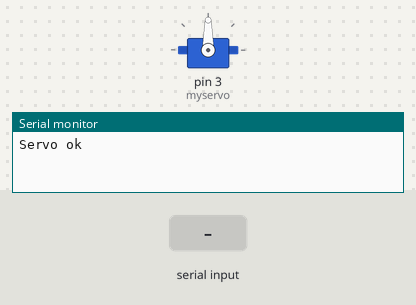
Recording of a sketch running on a simulated Arduino Uno, built with avr-gcc and run on an emulated ATmega328P. Parts: servo, the last lines printed to the serial monitor. The test bench sets the inputs (shaded band).

Above: at 1.2 s.
1.3 s: "1" received over Serial
At 1.7 s:
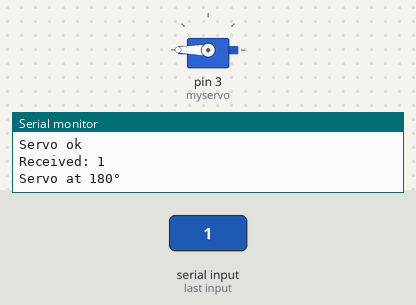
3.3 s: "2" received over Serial
At 3.7 s:
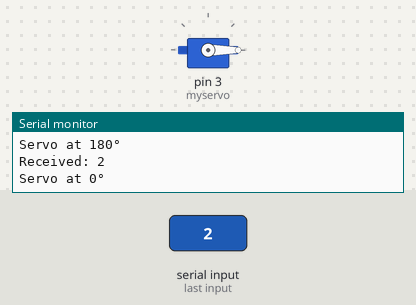
Timing chart, 0 to 6.3 s (numbered marks = the images above; inputs shaded):
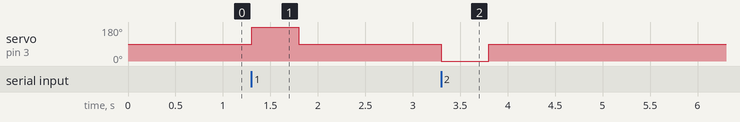

The sketch:

Control_Servo.ino
```cpp
#include <Servo.h>

Servo myservo;
int incomingByte = 0;
void setup() {
  Serial.begin(9600);
  myservo.attach(3);
  myservo.write(90);
  Serial.println("Servo ok");
}

void loop() {

  if (Serial.available() > 0) {
    incomingByte = Serial.read();
    Serial.print("Received: ");
    Serial.println((char)incomingByte);

    switch (incomingByte) {
      case '0':
        Serial.println("Servo at 90°");
        myservo.write(90);
        break;

      case '1':
        Serial.println("Servo at 180°");
        myservo.write(180);
        delay(500);
        myservo.write(90);
        break;

      case '2':
        Serial.println("Servo at 0°");
        myservo.write(0);
        delay(500);
        myservo.write(90);
        break;

      default:
        Serial.println("unknown");
        myservo.write(90);
        break;
    }
  }
}
```

Measured:
- after the input at 1.3 s, servo on pin 3 (myservo): 90° → 180° at once, → 90° 0.50 s later
- after the input at 3.3 s, servo on pin 3 (myservo): 90° → 0° at once, → 90° 0.50 s later
